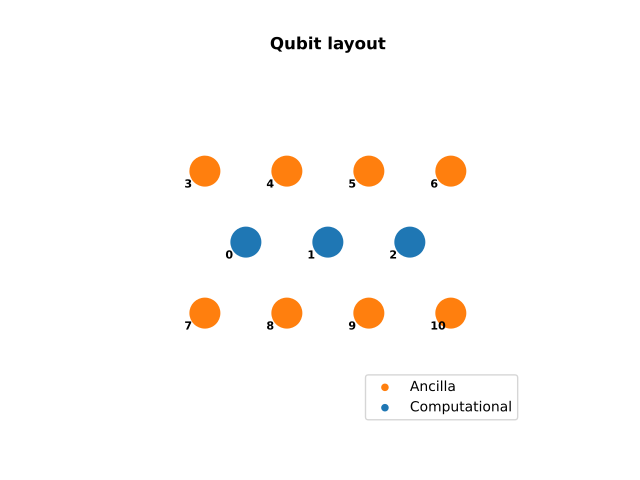

Here is the Python script that generated this plot:
import numpy as np
from q_lab_toolbox.unitary_circuits import _HEA_fac, TriangularLayout
from q_lab_toolbox.physics_defns.target_systems import DecaySystem
from q_lab_toolbox.optimizer import optimize
from q_lab_toolbox.observables import all_observables
from q_lab_toolbox.training_data import (
    random_rho0s,
    solve_lindblad_rho0s,
    mk_training_data,
    solve_lindblad_rho0,
)
import matplotlib.pyplot as plt
from q_lab_toolbox.optimizer import channel_fac
from q_lab_toolbox.physics_defns.initial_states import rho_rand_haar
from q_lab_toolbox.pprint.visualize import plot_ess, compare_ess
from q_lab_toolbox.training_data import measure_rhos

from q_lab_toolbox.observables import create_readout_computational_basis

from q_lab_toolbox.training_data import solve_lindblad_rho0s


qubits = TriangularLayout(m=1, cutoff=1, distance=0.9)
circuit = _HEA_fac(qubits, depth=3, repeats=5)


qubits.show_layout()


system = DecaySystem(ryd_interaction=0.2, omegas=(0.5,), m=1, gammas=(0.5,))

rho0s = random_rho0s(m=1, L=1000, seed=1)
rhoss, ts = solve_lindblad_rho0s(rho0s=rho0s, delta_t=0.5, N=2, s=system)
Os = all_observables(m=1)
training_data = mk_training_data(rhoss, Os)


theta_opt, errors, thetas = optimize(circuit, training_data, max_count=100)


rho0 = rho_rand_haar(1, 4)


def evolve_n_times(n: int, rho):
    rho_acc = rho
    rhos = [rho_acc]
    phi = channel_fac(circuit)(theta=theta_opt)
    for i in range(n):
        rho_acc = phi(rho=rho_acc)
        rhos.append(rho_acc)

    return np.array(rhos)


rhos = evolve_n_times(20, rho0)
Os = create_readout_computational_basis(1)
ess = measure_rhos(rhos, Os)


rho_ref_s, ts = solve_lindblad_rho0(rho0, delta_t=0.5, N=20, s=system)
e_ref_ss = measure_rhos(rho_ref_s, Os)


compare_ess((ts, ess, "approx"), (ts, e_ref_ss, "ref"), labels=["1", "2", "3", "4"])
